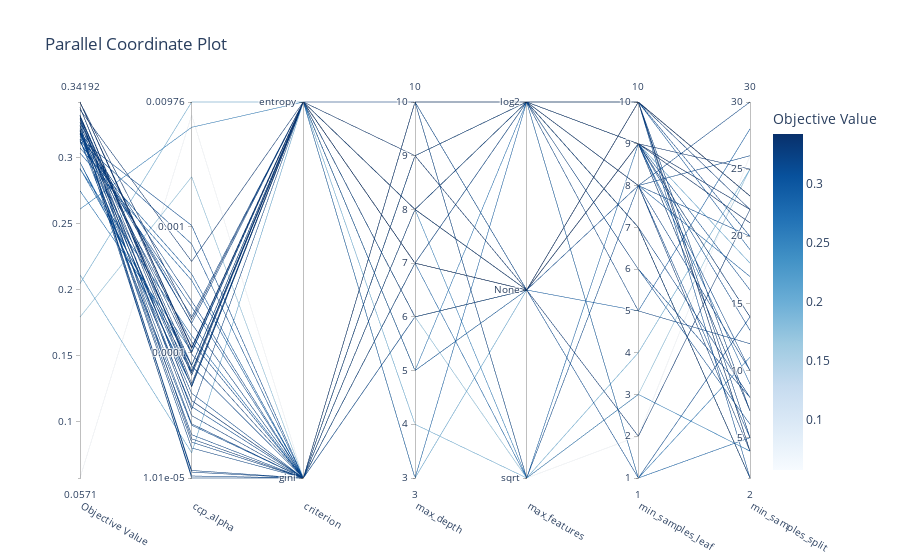

The notebook cell this image was saved under:
### Code cell
visualizations['parallel_coordinate']

### Figure 1 — Plotly figure (JSON) as saved in the notebook; plotly's stock layout.template omitted (floating-point values rounded to 4 significant figures)
{"data": [{"dimensions": [{"label": "Objective Value", "range": [0.0571, 0.3419], "values": [0.0571, 0.3183, 0.2746, 0.2962, 0.2916, 0.2044, 0.179, 0.3137, 0.3268, 0.2608, 0.3241, 0.3241, 0.3204, 0.3032, 0.3129, 0.3114, 0.3237, 0.3199, 0.3195, 0.3123, 0.3178, 0.3242, 0.321, 0.3308, 0.3161, 0.3235, 0.3297, 0.3134, 0.3174, 0.3071, 0.2912, 0.3321, 0.3217, 0.3285, 0.3262, 0.3378, 0.3377, 0.3317, 0.3316, 0.3317, 0.2962, 0.3317, 0.3419, 0.3417, 0.3183, 0.211, 0.3418, 0.3361, 0.3183, 0.3417]}, {"label": "ccp_alpha", "range": [-4.995, -2.011], "ticktext": ["1.01e-05", "0.0001", "0.001", "0.00976"], "tickvals": [-4.995, -4, -3, -2.011], "values": [-2.114, -4.267, -3.99, -4.262, -4.099, -2.011, -2.605, -2.991, -4.012, -2.211, -4.935, -4.948, -4.979, -3.426, -4.576, -3.637, -4.565, -3.59, -4.651, -3.138, -3.915, -4.995, -4.71, -4.381, -4.323, -3.771, -4.5, -4.429, -4.107, -3.376, -3.866, -4.684, -4.757, -4.381, -4.451, -4.246, -4.18, -4.158, -4.271, -4.144, -4.161, -4.101, -3.999, -3.739, -3.766, -4.794, -3.959, -3.276, -3.716, -3.969]}, {"label": "criterion", "range": [0, 1], "ticktext": ["gini", "entropy"], "tickvals": [0, 1], "values": [0, 1, 1, 1, 1, 1, 0, 0, 0, 1, 0, 0, 0, 0, 0, 0, 0, 0, 0, 0, 0, 0, 0, 0, 0, 0, 0, 0, 0, 0, 0, 0, 0, 0, 1, 1, 1, 1, 1, 1, 1, 1, 1, 1, 1, 1, 1, 1, 1, 1]}, {"label": "max_depth", "range": [3, 10], "values": [10, 6, 5, 5, 3, 4, 6, 6, 10, 8, 10, 10, 8, 9, 8, 9, 10, 9, 7, 10, 7, 10, 9, 10, 9, 8, 10, 9, 10, 10, 7, 10, 9, 10, 10, 9, 9, 8, 8, 8, 5, 8, 7, 7, 6, 3, 7, 7, 6, 7]}, {"label": "max_features", "range": [0, 2], "ticktext": ["sqrt", "None", "log2"], "tickvals": [0, 1, 2], "values": [0, 1, 2, 1, 2, 0, 0, 1, 2, 0, 2, 2, 2, 2, 2, 2, 2, 2, 2, 1, 2, 2, 2, 2, 2, 2, 2, 2, 0, 1, 0, 2, 2, 2, 2, 1, 1, 1, 1, 1, 1, 1, 1, 1, 1, 1, 1, 1, 1, 1]}, {"label": "min_samples_leaf", "range": [1, 10], "values": [2, 10, 1, 9, 1, 4, 3, 1, 9, 3, 7, 7, 7, 8, 6, 10, 5, 8, 6, 9, 8, 7, 7, 9, 9, 10, 9, 9, 8, 10, 9, 8, 8, 10, 10, 10, 9, 10, 10, 10, 5, 10, 10, 9, 8, 9, 9, 2, 9, 9]}, {"label": "min_samples_split", "range": [2, 30], "values": [26, 20, 11, 9, 5, 25, 25, 14, 7, 4, 2, 2, 8, 17, 6, 2, 12, 30, 8, 16, 5, 2, 2, 7, 10, 7, 14, 13, 20, 19, 14, 4, 10, 4, 5, 4, 22, 23, 23, 23, 28, 22, 23, 22, 26, 18, 21, 22, 21, 25]}], "labelangle": 30, "labelside": "bottom", "line": {"color": [0.0571, 0.3183, 0.2746, 0.2962, 0.2916, 0.2044, 0.179, 0.3137, 0.3268, 0.2608, 0.3241, 0.3241, 0.3204, 0.3032, 0.3129, 0.3114, 0.3237, 0.3199, 0.3195, 0.3123, 0.3178, 0.3242, 0.321, 0.3308, 0.3161, 0.3235, 0.3297, 0.3134, 0.3174, 0.3071, 0.2912, 0.3321, 0.3217, 0.3285, 0.3262, 0.3378, 0.3377, 0.3317, 0.3316, 0.3317, 0.2962, 0.3317, 0.3419, 0.3417, 0.3183, 0.211, 0.3418, 0.3361, 0.3183, 0.3417], "colorbar": {"title": {"text": "Objective Value"}}, "colorscale": [[0, "rgb(247,251,255)"], [0.125, "rgb(222,235,247)"], [0.25, "rgb(198,219,239)"], [0.375, "rgb(158,202,225)"], [0.5, "rgb(107,174,214)"], [0.625, "rgb(66,146,198)"], [0.75, "rgb(33,113,181)"], [0.875, "rgb(8,81,156)"], [1, "rgb(8,48,107)"]], "reversescale": false, "showscale": true}, "type": "parcoords"}], "layout": {"title": {"text": "Parallel Coordinate Plot"}}}
